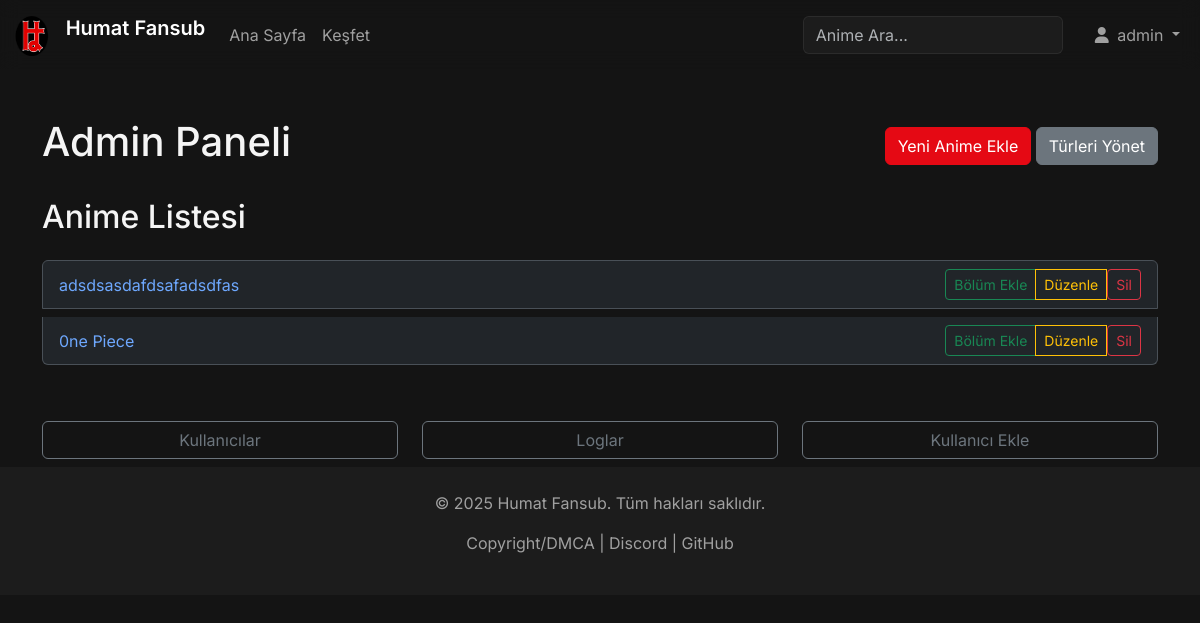
Page /admin (signed in) on the earlier database version.
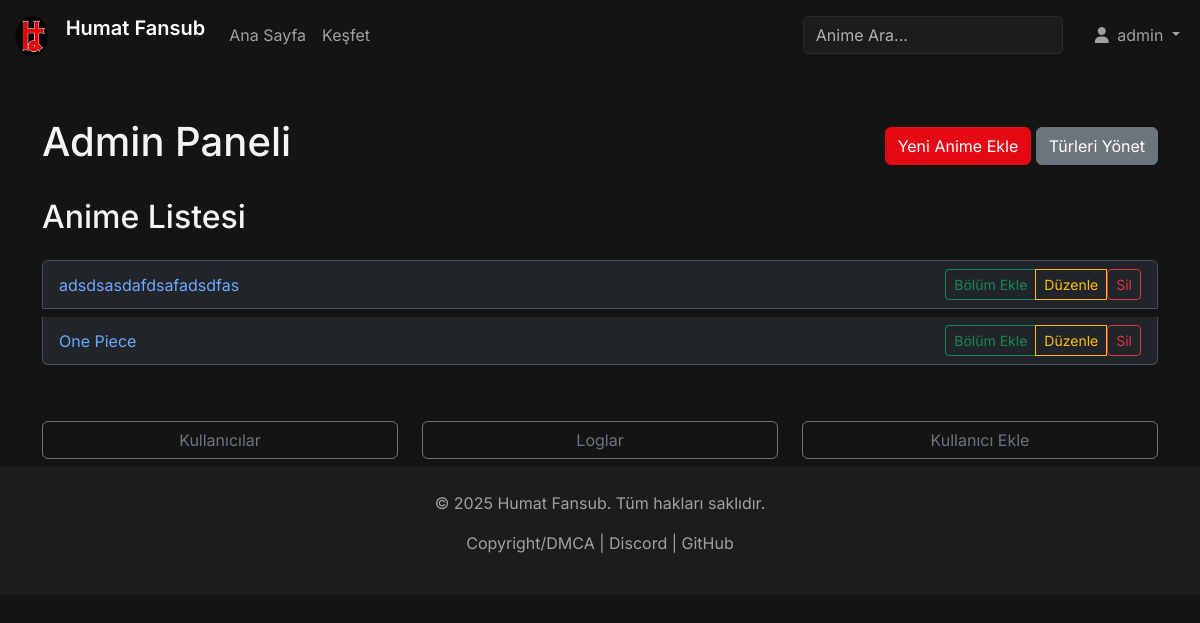
Same page on the later database version.
### models.py (models this page shows)
class Anime(db.Model):
    id = db.Column(db.Integer, primary_key=True)
    name = db.Column(db.String(100), nullable=False)
    description = db.Column(db.Text, nullable=False)
    cover_image = db.Column(db.String(200), nullable=False)
    episodes = db.relationship('Episode', backref='anime', lazy=True, cascade="all, delete-orphan")
    release_year = db.Column(db.Integer, nullable=True)
    status = db.Column(db.String(50), nullable=True)
    anime_type = db.Column(db.String(50), nullable=True)
    average_rating = db.Column(db.Float, default=0.0)
    rating_count = db.Column(db.Integer, default=0)
    genres = db.relationship('Genre', secondary=anime_genres, lazy='subquery',
        backref=db.backref('animes', lazy=True))
    ratings = db.relationship('Rating', backref='anime', lazy=True, cascade="all, delete-orphan")

### app.py (the view)
@app.route('/admin', methods=['GET', 'POST'])
@login_required
def admin():
    animes = Anime.query.all()
    return render_template('admin.html', animes=animes)

### app.py (called while the page is built)
@login_manager.user_loader
def load_user(user_id):
    return User.query.get(int(user_id))

### templates/admin.html (shortened to what this page needs)
{% extends "base.html" %}
{% block content %}
<div class="container mt-5">
    <div class="d-flex justify-content-between align-items-center mb-4">
        <h1>Admin Paneli</h1>
        <div>
            <a href="{{ url_for('add_anime') }}" class="btn btn-primary">Yeni Anime Ekle</a>
            <a href="{{ url_for('manage_genres') }}" class="btn btn-secondary">Türleri Yönet</a>
        </div>
    </div>
    <h2 class="mb-4">Anime Listesi</h2>
    <div class="list-group">
        {% for anime in animes %}
        <div class="list-group-item list-group-item-action d-flex justify-content-between align-items-center mb-2">
            <a href="{{ url_for('anime', anime_id=anime.id) }}" class="text-decoration-none">{{ anime.name }}</a>
            <div class="btn-group" role="group">
                <a href="{{ url_for('add_episode', anime_id=anime.id) }}" class="btn btn-sm btn-outline-success">Bölüm Ekle</a>
                <a href="{{ url_for('edit_anime', anime_id=anime.id) }}" class="btn btn-sm btn-outline-warning">Düzenle</a>
                {% if current_user.can_delete %}
                <form action="{{ url_for('delete_anime', anime_id=anime.id) }}" method="post" class="d-inline" onsubmit="return confirm('Bu animeyi silmek istediğinize emin misiniz?');">
                    <button type="submit" class="btn btn-sm btn-outline-danger">Sil</button>
                </form>
                {% endif %}
            </div>
        </div>
        {% endfor %}
    </div>
    {% if current_user.can_add_user %}
    <div class="row mt-5">
        <div class="col-md-4 mb-2">
            <div class="d-grid">
                <a href="{{ url_for('users') }}" class="btn btn-outline-secondary">Kullanıcılar</a>
            </div>
        </div>
        <div class="col-md-4 mb-2">
            <div class="d-grid">
                <a href="{{ url_for('view_logs') }}" class="btn btn-outline-secondary">Loglar</a>
            </div>
        </div>
        <div class="col-md-4 mb-2">
            <div class="d-grid">
                <a href="{{ url_for('add_user') }}" class="btn btn-outline-secondary">Kullanıcı Ekle</a>
            </div>
        </div>
    </div>
    {% endif %}
</div>
{% endblock %}

Differences in the rows shown:
changed Anime: name "0ne Piece" → "One Piece"
